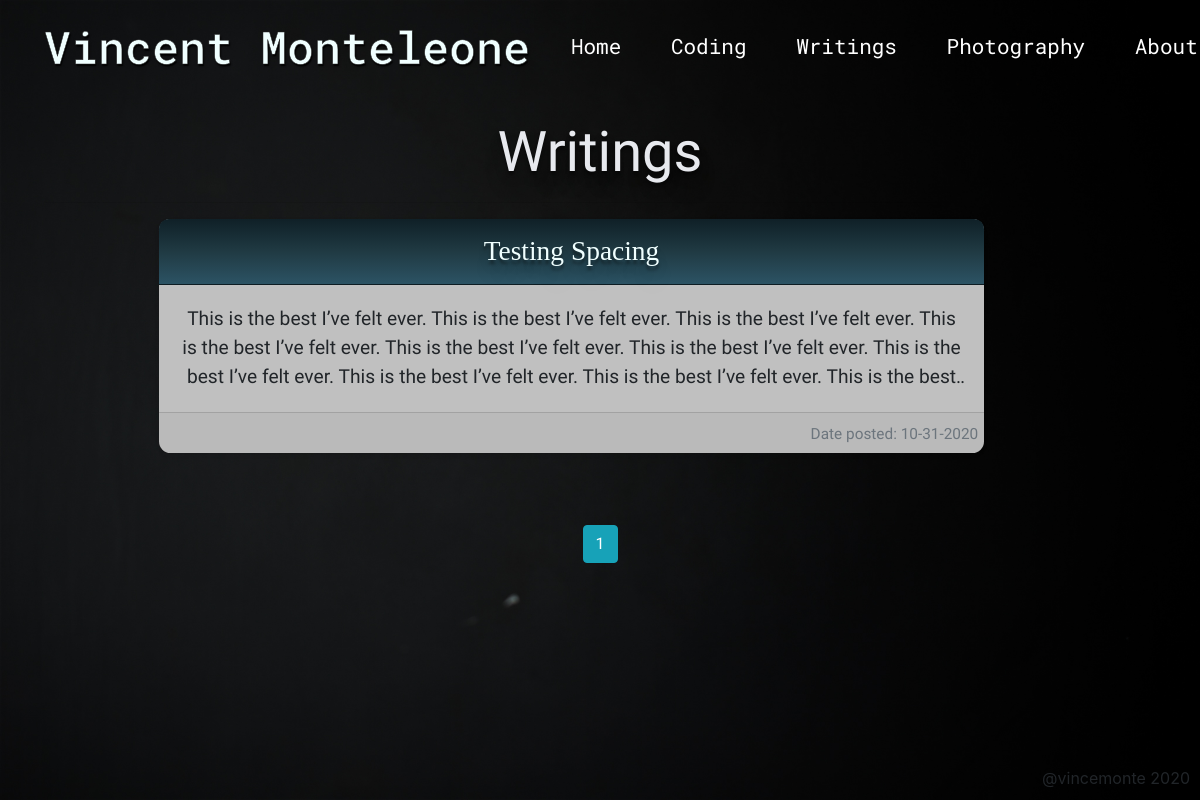
Page /writings on the earlier database version.
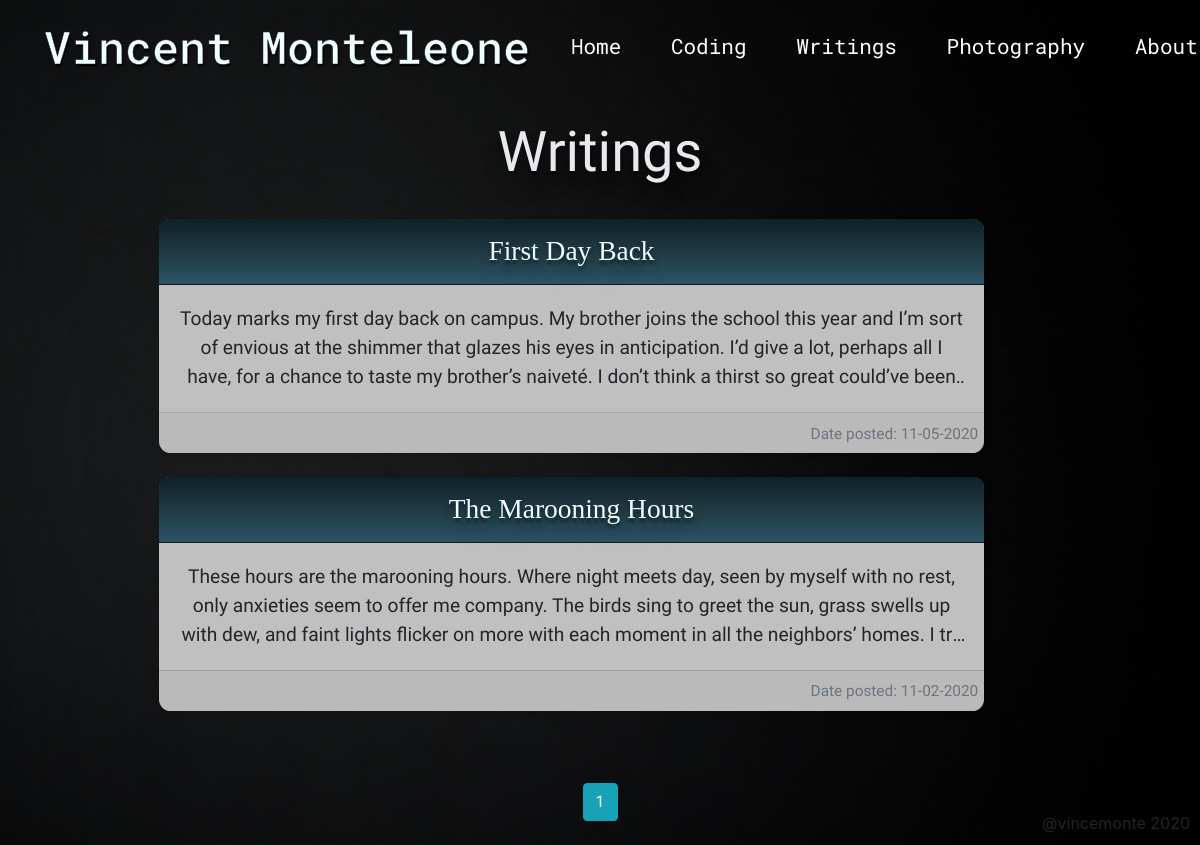
Same page on the later database version.
### personalWebsite/models.py (models this page shows, shortened)
class Project(db.Model):
    id = db.Column(db.Integer, primary_key=True)
    title = db.Column(db.String(100), nullable=False)
    type = db.Column(db.String(20), nullable=False)
    content= db.Column(db.Text, nullable=True)
    files = db.Column(db.String(80), nullable=True) #holds the path to the file images
    date_posted = db.Column(db.DateTime, nullable=False, default=datetime.now)
    user_id = db.Column(db.Integer, db.ForeignKey('user.id'), nullable=False)
    home_post = db.relationship('HomePost', backref='project', uselist=False)

### personalWebsite/posts/routes.py (the view)
@posts.route('/writings')
def writings():
    page = request.args.get('page', 1, type=int)
    posts = Project.query.filter_by(type='writing').order_by(Project.id.desc()).paginate(page=page, per_page=10)
    return render_template('writings.html', posts=posts)

### personalWebsite/templates/writings.html (shortened to what this page needs)
{% extends "layout.html" %}
{% block content %}
<div class="container post-section">
  <h1 class="display-4 text-white-2 text-center">Writings</h1>
  <hr>
  <div class="row text-center">
    {% for post in posts.items %}
    <div class="col-lg-9">
      <div class="card mb-4 shadow-sm">
        <div class="card-header">
          <a class = "card-title" href="{{ url_for('posts.project', title=post.title) }}">{{ post.title }}</a>
        </div>
        <div class="card-body">
          <p class= "card-text ellipsis-text">{{ post.content }}</p>
        </div>
        <div class="card-footer text-right">
          <small class="text-muted">Date posted: {{ post.date_posted.strftime('%m-%d-%Y') }}</small>
        </div>
      </div>
    </div>
    {% endfor %}
  </div>
  <div class="container mt-5 text-center">
    {% for page_num in posts.iter_pages(left_edge=1, right_edge=1, left_current=1, right_current=2) %}
      {% if page_num %}
        {% if posts.page == page_num %}
          <a class="btn btn-info mb-4" href="{{ url_for('posts.writings', page=page_num) }}">{{ page_num }}</a>
        {% else %}
          <a class="btn btn-outline-info mb-4" href="{{ url_for('posts.writings', page=page_num) }}">{{ page_num }}</a>
        {% endif %}
      {% else %}
        <small>...</small>
      {% endif %}
    {% endfor %}
  </div>
</div>
{% endblock content %}

Differences in the rows shown:
removed Project: title "Testing Spacing", content "This is the best I’ve felt ever. This is the best I’ve felt ever. This is the best I’ve felt ever. This is the best I’ve felt ever. This is the best I’ve felt ever. This is the best I’ve felt ever. This is the best I’ve felt ever. This is the best I’ve felt ever. This is the best I’ve felt ever. This is the…", date_posted "10-31-2020"
added Project: title "First Day Back", content "Today marks my first day back on campus. My brother joins the school this year and I’m sort of envious at the shimmer that glazes his eyes in anticipation. I’d give a lot, perhaps all I have, for a chance to taste my brother’s naiveté. I don’t think a thirst so great could’ve…", date_posted "11-05-2020"
added Project: title "The Marooning Hours", content "These hours are the marooning hours. Where night meets day, seen by myself with no rest, only anxieties seem to offer me company. The birds sing to greet the sun, grass swells up with dew, and faint lights flicker on more with each moment in all the neighbors’ homes. I…", date_posted "11-02-2020"
